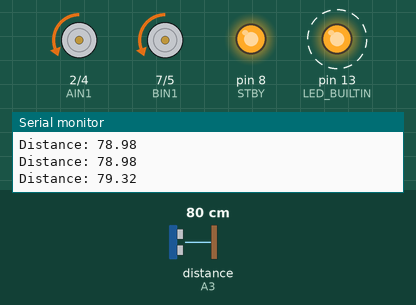
Bench run of a sketch on a simulated Arduino Uno, built with avr-gcc and run on an emulated ATmega328P. On the bench: motor-driver pin pairs drawn as motors (green arrow = first pin HIGH = forward, orange = second pin HIGH = backward, longer = more drive, scaled by the enable pin, stopped while the standby pin is LOW), output pins drawn as LEDs (lit = HIGH), the last lines printed to the serial monitor. Wiring (inferred from the names in the program): ultrasonic range finder: trigger pin 12; echo A3. Dashed ring = blinking. The test bench sets the inputs (shaded band); at power-on: distance to the obstacle (sensor on A3) 80 cm. The echo pulse lasts 58.3 µs per cm; random numbers use the default seed unless the sketch sets one; pins used as bus, display or sensor lines are not drawn.

Above: at 4.25 s.
4.3 s: distance to the obstacle (sensor on A3) set to 29 cm
7.3 s: distance to the obstacle (sensor on A3) set to 24 cm
At 7.46 s:
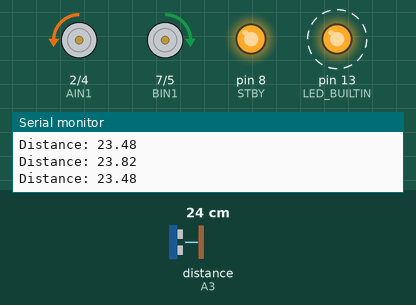
10.3 s: distance to the obstacle (sensor on A3) set to 4 cm
13.3 s: distance to the obstacle (sensor on A3) set to 2 cm
16.3 s: distance to the obstacle (sensor on A3) set to 9 cm
At 16.48 s:
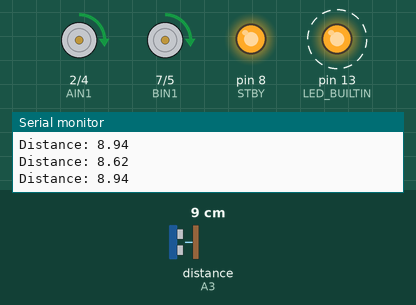
Timing chart, 0 to 20.3 s (numbered marks = the images above; inputs shaded):
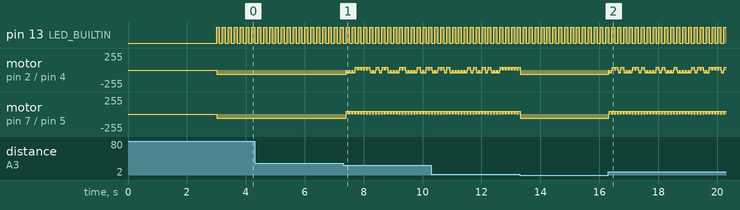

The sketch:

obstacle_avoidance_robot_v1.ino
```cpp
/***************************************************************************
 Example Code of an obstacle avoidance robot using the Saleng Mobile Robot Shield,
 an ultrasonic sensor and a 2-wheel (or 4-wheel) robot chassis.

 This software is free provided that this notice is not removed and proper attribution
 is accorded to Layad Circuits and its Author(s).
 Layad Circuits invests resources in producing free software. By purchasing Layad Circuits'
 products or utilizing its services, you support the continuing development of free software
 for all.

 The Saleng Mobile Robot Shield is designed and made by Layad Circuits.
 By supporting our products, you support local innovation and share in the movement
 to spur local ingenuity.

 Author(s): C.D.Malecdan for Layad Circuits Electronics Engineering
 Revision: 1.0 - 2017/09/27 - initial release
 Layad Circuits Electronics Engineering Supplies and Services
 B314 Lopez Bldg., Session Rd. cor. Assumption Rd., Baguio City, Philippines
 www.layadcircuits.com
 general: info@layadcircuits.com
 sales: sales@layadcircuits.com
 +63-916-442-8565
 ***************************************************************************/

// speed setting based on movement
// 255=full speed
#define SPEED_ON_TURNS 40
#define SPEED_FORWARD 64
#define SPEED_BACKWARD 40

#define AIN1 2
#define BIN1 7
#define AIN2 4
#define BIN2 5
#define PWMA 3
#define PWMB 6
#define STBY 8
#define PIN_TRIG 12
#define PIN_ECHO A3

const unsigned int MAX_DISTANCE_CM = 100;
const unsigned int THRESHOLD_DISTANCE_CM = 25;
float duration;
float distance;

void speedSetting(byte val)
{
  analogWrite(PWMA,val);
  analogWrite(PWMB,val);
}

void forward()
{
  speedSetting(SPEED_FORWARD);
  digitalWrite(AIN1,LOW);
  digitalWrite(AIN2,HIGH);
  digitalWrite(BIN1,LOW);
  digitalWrite(BIN2,HIGH);
}

void backward()
{
  speedSetting(SPEED_BACKWARD);
  digitalWrite(AIN1,HIGH);
  digitalWrite(AIN2,LOW);
  digitalWrite(BIN1,HIGH);
  digitalWrite(BIN2,LOW);
}

void turnleft()
{
  speedSetting(SPEED_ON_TURNS);
  digitalWrite(AIN1,LOW);
  digitalWrite(AIN2,HIGH);
  digitalWrite(BIN1,HIGH);
  digitalWrite(BIN2,LOW);
}

void turnright()
{
  speedSetting(SPEED_ON_TURNS);
  digitalWrite(AIN1,HIGH);
  digitalWrite(AIN2,LOW);
  digitalWrite(BIN1,LOW);
  digitalWrite(BIN2,HIGH);
}

void motorstop()
{
  digitalWrite(AIN1,LOW);
  digitalWrite(AIN2,LOW);
  digitalWrite(BIN1,LOW);
  digitalWrite(BIN2,LOW);
}

void shortbreak()
{
  digitalWrite(AIN1,HIGH);
  digitalWrite(AIN2,HIGH);
  digitalWrite(BIN1,HIGH);
  digitalWrite(BIN2,HIGH);
}

void usRoutine()
{
  static unsigned long t;
  if(millis() - t < 30) return;
  t=millis();
   digitalWrite(PIN_TRIG, LOW);
   delayMicroseconds(2);
   digitalWrite(PIN_TRIG, HIGH);
   delayMicroseconds(10);
   digitalWrite(PIN_TRIG, LOW);
   duration = pulseIn(PIN_ECHO, HIGH, 30000);
   distance = duration * 0.034/2;
   if((distance >= MAX_DISTANCE_CM) || (distance < 2))
    distance = MAX_DISTANCE_CM;
   Serial.print("Distance: ");
   Serial.println(distance);
}


void mainlogic(float d)
{
  static unsigned long t;
  if(millis() - t < 100) return;
  t=millis();

  digitalWrite(LED_BUILTIN,!digitalRead(LED_BUILTIN));

  if(d <=THRESHOLD_DISTANCE_CM)
  {
    byte dir;
    shortbreak();
    delay(10);
    motorstop();
    dir = random(0,2);
    switch(dir)
    {
      case 0:
        backward();
      break;

      case 1:
        turnleft();
      break;

      case 2:
        turnright();
      break;
    }
  }
  else
  {
    forward();
  }
}

void setup() {
  pinMode(PIN_TRIG,OUTPUT);
  pinMode(PIN_ECHO,INPUT);
  pinMode(LED_BUILTIN,OUTPUT);
  pinMode(AIN1,OUTPUT);
  pinMode(AIN2,OUTPUT);
  pinMode(BIN1,OUTPUT);
  pinMode(BIN2,OUTPUT);
  pinMode(STBY,OUTPUT);
  digitalWrite(STBY,HIGH);//enable driver

  speedSetting(64);

  delay(3000); // add 3s delay before rumbling
  Serial.begin(115200);
}

void loop() {
  usRoutine();
  mainlogic(distance);
}
```

Measured:
- the behaviour switches between 26 and 25 cm on distance to the obstacle (sensor on A3) (found by bisection; images 0 and 1)
- after the input at 7.3 s, motor on pin 7 (BIN1) / pin 5 (BIN2): alternates forward 40/255 for 0.09 s and stopped for 0.01 s, starting after 0.11 s
- after the input at 16.3 s, motor on pin 7 (BIN1) / pin 5 (BIN2): alternates forward 40/255 for 0.09 s and stopped for 0.01 s, starting at once
- by itself, pin 13 (LED_BUILTIN): alternates HIGH for 0.10 s and LOW for 0.10 s
